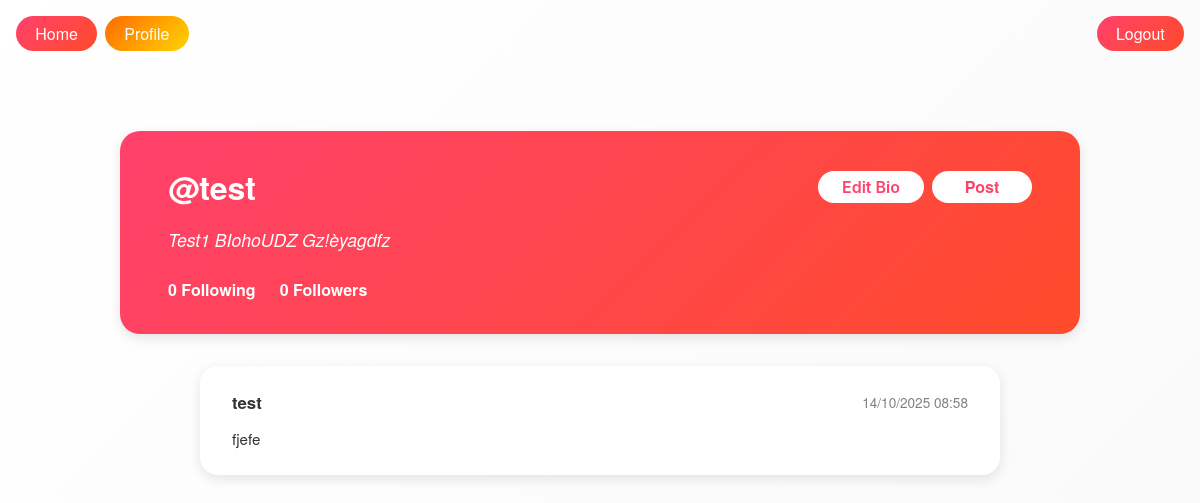
The app's page /profile (signed in), older data.
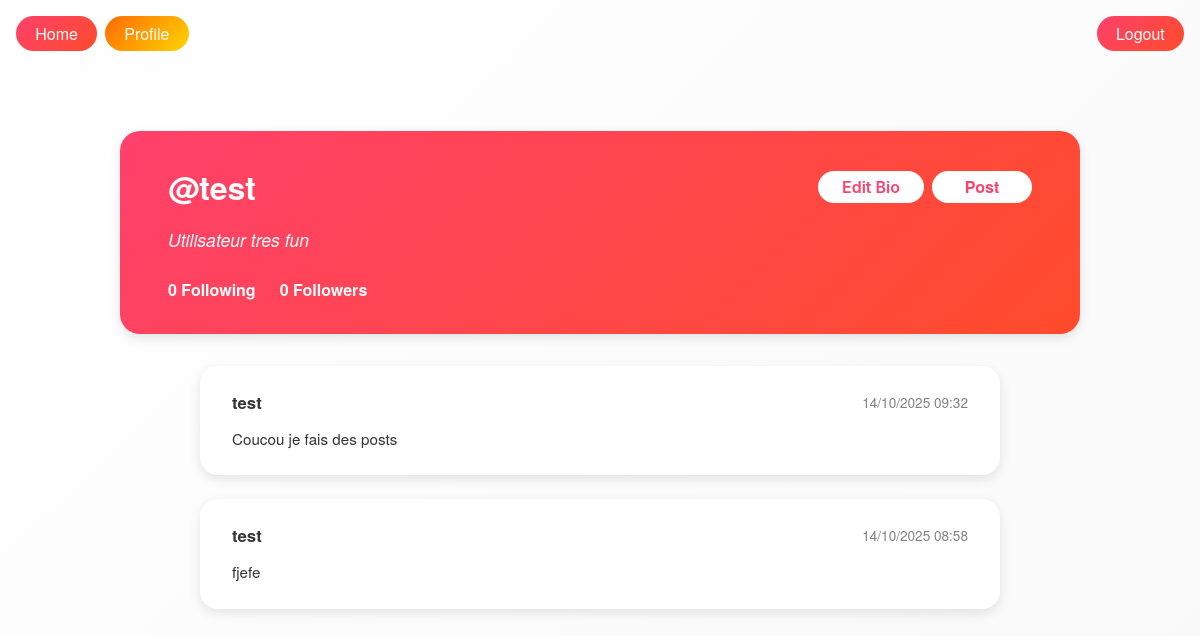
The same page, newer data.
### flask_auth/project/models.py (models this page shows)
class User(UserMixin, db.Model):
    id = db.Column(db.Integer, primary_key=True)
    email = db.Column(db.String(100), unique=True)
    password = db.Column(db.String(100))
    name = db.Column(db.String(1000))
    bio = db.Column(db.String(300))
    tweets = db.relationship('Tweet', back_populates='user', lazy='dynamic')

class Tweet(db.Model):
    id = db.Column(db.Integer, primary_key=True)
    content = db.Column(db.String(280))
    timestamp = db.Column(db.DateTime, default=datetime.utcnow)
    user_id = db.Column(db.Integer, db.ForeignKey('user.id'))
    user = db.relationship('User', back_populates='tweets')

### flask_auth/project/main.py (the view)
@main.route('/profile')
@login_required
def profile():
    tweets = current_user.tweets.order_by(Tweet.timestamp.desc()).all()
    return render_template('profile.html', user=current_user, tweets=tweets)

### flask_auth/project/__init__.py (called while the page is built)
def create_app():
    app = Flask(__name__)
    app.config['SECRET_KEY'] = '9OLWxND4o83j4K4iuopO'
    app.config['SQLALCHEMY_DATABASE_URI'] = 'sqlite:///db.sqlite'
    app.config['SQLALCHEMY_TRACK_MODIFICATIONS'] = False
    db.init_app(app)
    login_manager = LoginManager()
    login_manager.login_view = 'auth.login'
    login_manager.init_app(app)
    from .models import User
    @login_manager.user_loader
    def load_user(user_id):
        return User.query.get(int(user_id))
    from .auth import auth as auth_blueprint
    app.register_blueprint(auth_blueprint)
    from .main import main as main_blueprint
    app.register_blueprint(main_blueprint)
    with app.app_context():
        db.create_all()
    return app

### flask_auth/project/templates/profile.html (shortened to what this page needs)
{% extends "base.html" %}
{% block content %}
<div class="profile-card" style="margin-top: 2rem;">
    <div class="profile-header">
        <h1 style="margin: 0; font-size: 2rem; font-weight: 700; text-align: left;">
            @{{ user.name | replace(' ', '') }}
        </h1>
        <div style="display: flex; gap: 0.5rem; flex-wrap: nowrap;">
            <button id="edit-bio-btn" class="white-btn profile-btn">
                Edit Bio
            </button>
            <a href="{{ url_for('main.tweet') }}" class="white-btn profile-btn">
                Post
            </a>
        </div>
    </div>
    <p id="bio-text" class="bio-text">
        {{ user.bio or "This user hasn’t written a bio yet." }}
    </p>
<div class="follow-stats" style="display: flex; gap: 1.5rem; margin-top: 0.5rem;">
    <div>
        <strong id="following-count" style="color: white;">0</strong> <span style="font-weight: 600;">Following</span>
    </div>
    <div>
        <strong id="followers-count" style="color: white;">0</strong> <span style="font-weight: 600;">Followers</span>
    </div>
</div>
</div>
<div class="tweets-list">
    {% if tweets %}
        {% for tweet in tweets %}
            <div class="tweet-card">
                <div style="display: flex; justify-content: space-between; align-items: center; margin-bottom: 0.75rem;">
                    <strong style="font-size: 1.05rem;">{{ tweet.user.name }}</strong>
                    <small style="color: gray; font-size: 0.85rem;">
                        {{ tweet.timestamp.strftime('%d/%m/%Y %H:%M') }}
                    </small>
                </div>
                <p style="font-size: 0.95rem; line-height: 1.6; margin: 0;">{{ tweet.content }}</p>
            </div>
        {% endfor %}
    {% else %}
        <p style="margin-top: 1rem; font-style: italic; color: gray;">No tweets yet.</p>
    {% endif %}
</div>
{% endblock %}

### flask_auth/project/templates/base.html (shortened to what this page needs)
<!DOCTYPE html>
<html lang="en">
<head>
    <link rel="stylesheet" href="https://cdnjs.cloudflare.com/ajax/libs/bulma/0.7.2/css/bulma.min.css" />
</head>
<body>
    <div style="display: flex; justify-content: space-between; align-items: center; padding: 1rem; flex-wrap: wrap;">
        <div style="display: flex; gap: 0.5rem;">
            <a href="{{ url_for('main.index') }}" class="navbar-button {% if request.endpoint == 'main.index' %}active{% endif %}">Home</a>
            {% if current_user.is_authenticated %}
                <a href="{{ url_for('main.profile') }}" class="navbar-button {% if request.endpoint == 'main.profile' %}active{% endif %}">Profile</a>
            {% endif %}
        </div>
        <div style="display: flex; gap: 0.5rem;">
            {% if current_user.is_authenticated %}
                <a href="{{ url_for('auth.logout') }}" class="navbar-button">Logout</a>
            {% else %}
                <a href="{{ url_for('auth.login') }}" class="navbar-button {% if request.endpoint == 'auth.login' %}active{% endif %}">Login</a>
                <a href="{{ url_for('auth.signup') }}" class="navbar-button {% if request.endpoint == 'auth.signup' %}active{% endif %}">Sign Up</a>
            {% endif %}
        </div>
    </div>
    <section class="hero">
        <div class="hero-body">
            <div class="container has-text-centered">
                {% block content %}{% endblock %}
            </div>
        </div>
    </section>
</body>
</html>

### flask_auth/project/templates/base.html (style rules this page uses)
body { background: linear-gradient(135deg, #ffffff, #f9f9f9); font-family: "Helvetica Neue", Helvetica, Arial, sans-serif; color: #333; min-height: 100vh; }
.navbar-button { border-radius: 24px; font-weight: 500; font-size: 1rem; padding: 0.6rem 1.2rem; border: none; cursor: pointer; transition: 0.3s; background: linear-gradient(135deg, #ff416c, #ff4b2b); color: white; text-decoration: none; display: inline-flex; justify-content: center; align-items: center; line-height: 1; }
.navbar-button.active { background: linear-gradient(135deg, #ff6a00, #ffd500); }
.hero-body { display: flex; justify-content: center; align-items: flex-start; padding-top: 2rem; padding-bottom: 2rem; }
.profile-card { width: 100%; background: linear-gradient(135deg, #ff416c, #ff4b2b); padding: 2rem 3rem; color: white; box-shadow: 0 4px 12px rgba(0, 0, 0, 0.1); border-radius: 20px 20px 20px 20px; margin-bottom: 2rem; display: flex; flex-direction: column; gap: 1rem; }
.profile-header { display: flex; justify-content: space-between; align-items: center; flex-wrap: wrap; }
.bio-text { margin: 0; font-size: 1.1rem; font-style: italic; text-align: left; }
.profile-btn { padding: 0.5rem 1.5rem; border-radius: 25px; font-weight: 600; font-size: 16px; display: inline-flex; justify-content: center; align-items: center; line-height: 1; cursor: pointer; text-decoration: none; min-width: 100px; text-align: center; }
.white-btn { background: white; color: #ff416c; border: none; }
.tweets-list { max-width: 800px; margin: 0 auto; display: flex; flex-direction: column; gap: 1.5rem; }
.tweet-card { background: #fff; padding: 1.5rem 2rem; border-radius: 18px; box-shadow: 0 4px 12px rgba(0, 0, 0, 0.1); text-align: left; }

Row changes from the older to the newer data that the page shows:
changed User "test": bio "Test1 BIohoUDZ Gz!èyagdfz" → "Utilisateur tres fun"
added Tweet: user.name "test", timestamp "14/10/2025 09:32", content "Coucou je fais des posts"
